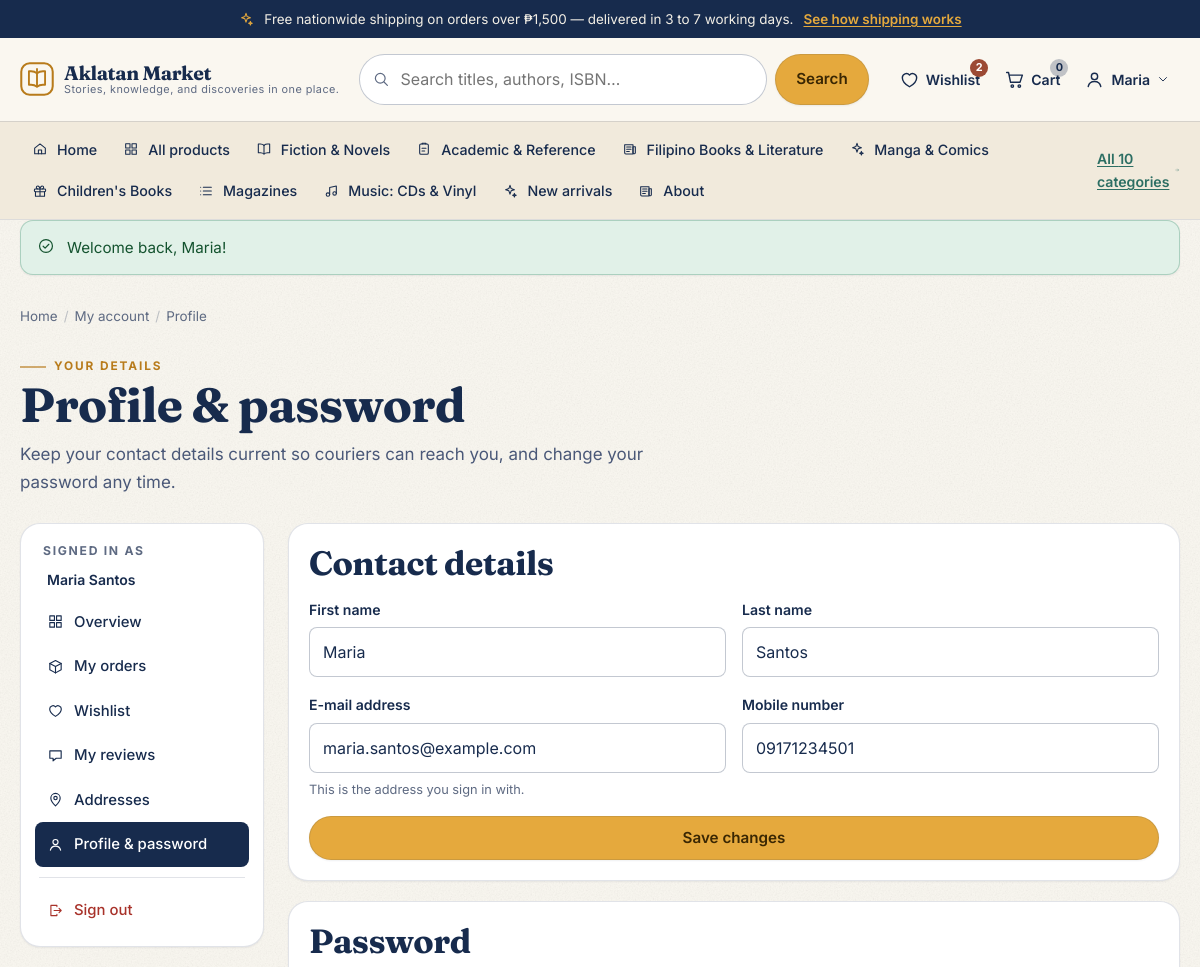
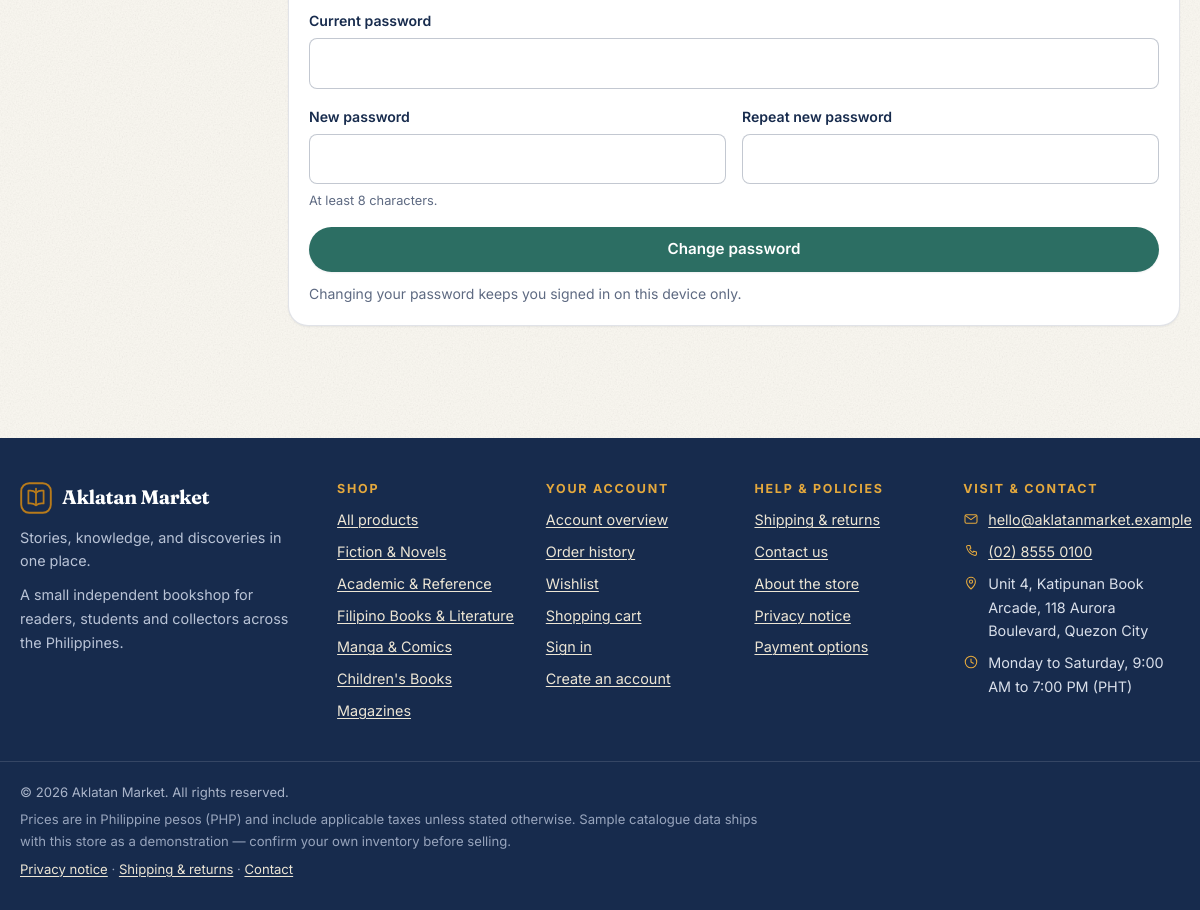
/account/profile.php (signed in), run on the app's committed database (2 pictures, top to bottom).
### tables this page shows
CREATE TABLE IF NOT EXISTS `users` (
  `id` INT UNSIGNED NOT NULL AUTO_INCREMENT,
  `first_name` VARCHAR(60) NOT NULL,
  `last_name` VARCHAR(60) NOT NULL,
  `email` VARCHAR(190) NOT NULL,
  `phone` VARCHAR(30) DEFAULT NULL,
  `password_hash` VARCHAR(255) NOT NULL,
  `role` ENUM('customer','admin') NOT NULL DEFAULT 'customer',
  `status` ENUM('active','inactive') NOT NULL DEFAULT 'active',
  `notes` TEXT DEFAULT NULL,
  `last_login_at` DATETIME DEFAULT NULL,
  `created_at` TIMESTAMP NOT NULL DEFAULT CURRENT_TIMESTAMP,
  `updated_at` TIMESTAMP NOT NULL DEFAULT CURRENT_TIMESTAMP ON UPDATE CURRENT_TIMESTAMP,
  PRIMARY KEY (`id`),
  UNIQUE KEY `uniq_users_email` (`email`),
  KEY `idx_users_role` (`role`),
  KEY `idx_users_status` (`status`)
);

CREATE TABLE IF NOT EXISTS `categories` (
  `id` INT UNSIGNED NOT NULL AUTO_INCREMENT,
  `name` VARCHAR(120) NOT NULL,
  `slug` VARCHAR(140) NOT NULL,
  `description` TEXT DEFAULT NULL,
  `icon` VARCHAR(40) NOT NULL DEFAULT 'book',
  `accent` VARCHAR(20) NOT NULL DEFAULT 'ink',
  `sort_order` INT NOT NULL DEFAULT 0,
  `is_active` TINYINT(1) NOT NULL DEFAULT 1,
  `created_at` TIMESTAMP NOT NULL DEFAULT CURRENT_TIMESTAMP,
  `updated_at` TIMESTAMP NOT NULL DEFAULT CURRENT_TIMESTAMP ON UPDATE CURRENT_TIMESTAMP,
  PRIMARY KEY (`id`),
  UNIQUE KEY `uniq_categories_slug` (`slug`),
  KEY `idx_categories_active` (`is_active`,`sort_order`)
);

### account/profile.php (the view, shortened to what the rows shown need)
<?php
require_once __DIR__ . '/../includes/bootstrap.php';
$user = require_login('Please sign in to manage your profile.');
render_account_start([
    'current' => 'profile',
    'title' => 'Profile & password',
    'eyebrow' => 'Your details',
    'description' => 'Keep your contact details current so couriers can reach you, and change your password any time.',
    'breadcrumb' => [['label' => 'Home', 'url' => 'index.php'], ['label' => 'My account', 'url' => 'account/index.php'], ['label' => 'Profile']],
]);
?>
<div class="panel">
  <div class="panel-head"><h2>Contact details</h2></div>
  <form method="post" action="<?= e(url('account/profile.php')) ?>" class="form-grid">
    <div class="field-row">
      <div class="field">
        <label for="first_name">First name</label>
        <input id="first_name" type="text" name="first_name" required maxlength="60" value="<?= e((string) $user['first_name']) ?>">
      </div>
      <div class="field">
        <label for="last_name">Last name</label>
        <input id="last_name" type="text" name="last_name" required maxlength="60" value="<?= e((string) $user['last_name']) ?>">
      </div>
    </div>
    <div class="field-row">
      <div class="field">
        <label for="email">E-mail address</label>
        <input id="email" type="email" name="email" required maxlength="190" value="<?= e((string) $user['email']) ?>">
        <span class="hint">This is the address you sign in with.</span>
      </div>
      <div class="field">
        <label for="phone">Mobile number</label>
        <input id="phone" type="tel" name="phone" maxlength="30" value="<?= e((string) ($user['phone'] ?? '')) ?>" placeholder="09171234567">
      </div>
    </div>
  </form>
</div>
<div class="panel">
  <div class="panel-head"><h2>Password</h2></div>
</div>
<?php render_account_end(); ?>

### includes/header.php (shortened to what the rows shown need)
<?php
function render_header(array $options = []): void
{
    $title = $options['title'] ?? '';
    $bodyClass = $options['body_class'] ?? '';
    $categories = function_exists('catalog_categories') ? catalog_categories() : [];
    $navCategories = array_slice($categories, 0, 7);
    ?>
<!DOCTYPE html>
<html lang="en" class="no-js">
<head>
<link rel="stylesheet" href="<?= e(url('assets/css/style.css')) ?>">
</head>
<body class="site <?= e($bodyClass) ?>">
<?php if (setting_bool('announcement_enabled', true) && setting('announcement_text', '') !== ''): ?>
      <?= icon('sparkle', 'announcement-icon', 16) ?>
<?php endif; ?>
<header class="masthead">
  <div class="container masthead-inner">
    <div class="masthead-actions">
      <div class="account-menu" data-account-menu>
        <?php if (is_logged_in()): ?>
          <button type="button" class="icon-link account-toggle" aria-expanded="false" aria-controls="account-panel">
            <?= icon('user', '', 21) ?>
            <span class="icon-link-label"><?= e(explode(' ', trim(user_full_name()))[0]) ?></span>
            <?= icon('chevron-down', 'chev', 14) ?>
          </button>
        <?php endif; ?>
      </div>
    </div>
  </div>
  <nav class="main-nav" aria-label="Product categories" id="mobile-nav" data-mobile-nav>
    <div class="container main-nav-inner">
      <ul class="nav-list">
        <?php foreach ($navCategories as $cat): ?>
          <li>
            <a href="<?= e(url('category.php?slug=' . urlencode($cat['slug']))) ?>">
              <?= icon($cat['icon'] ?: 'book', '', 16) ?> <?= e($cat['name']) ?>
            </a>
          </li>
        <?php endforeach; ?>
      </ul>
    </div>
  </nav>
</header>
<main id="main" class="site-main">
<?php
}

### includes/icons.php (shortened to what the rows shown need)
<?php
function icon(string $name, string $class = '', int $size = 20): string
{
    $body = $paths[$name] ?? $paths['info'];
    $classAttr = $class !== '' ? ' class="' . e($class) . '"' : '';
    return '<svg' . $classAttr . ' width="' . (int) $size . '" height="' . (int) $size . '" viewBox="0 0 24 24"'
        . ' fill="none" stroke="currentColor" stroke-width="1.6" stroke-linecap="round" stroke-linejoin="round"'
        . ' aria-hidden="true" focusable="false">' . $body . '</svg>';
}

### includes/account-layout.php (shortened to what the rows shown need)
<?php
function account_nav_items(): array
{
    return [
        ['key' => 'overview', 'label' => 'Overview', 'icon' => 'grid', 'url' => 'account/index.php'],
        ['key' => 'orders', 'label' => 'My orders', 'icon' => 'package', 'url' => 'account/orders.php'],
        ['key' => 'wishlist', 'label' => 'Wishlist', 'icon' => 'heart', 'url' => 'wishlist.php'],
        ['key' => 'reviews', 'label' => 'My reviews', 'icon' => 'message', 'url' => 'account/reviews.php'],
        ['key' => 'addresses', 'label' => 'Addresses', 'icon' => 'pin', 'url' => 'account/addresses.php'],
        ['key' => 'profile', 'label' => 'Profile & password', 'icon' => 'user', 'url' => 'account/profile.php'],
    ];
}
function render_account_start(array $options): void
{
    $current = (string) ($options['current'] ?? '');
    $title = (string) ($options['title'] ?? 'My account');
    render_header([
        'title' => $title . ' — my account',
        'robots' => 'noindex, nofollow',
    ]);
    ?>
    <div class="container">
      <header class="page-head">
        <h1><?= e($title) ?></h1>
      </header>
      <div class="account-layout">
        <nav class="account-nav" aria-label="Account sections">
          <h2>Signed in as</h2>
          <p class="small strong" style="padding:0 12px 8px"><?= e(user_full_name()) ?></p>
          <?php foreach (account_nav_items() as $item): ?>
            <a href="<?= e(url($item['url'])) ?>" class="<?= $current === $item['key'] ? 'is-current' : '' ?>">
              <?= icon($item['icon'], '', 17) ?> <?= e($item['label']) ?>
            </a>
          <?php endforeach; ?>
          <hr>
          <form action="<?= e(url('logout.php')) ?>" method="post">
            <button type="submit" class="account-panel-logout" style="display:flex;align-items:center;gap:10px;width:100%;padding:10px 12px;border:0;background:transparent;border-radius:8px;font-size:.93rem;font-weight:500;text-align:left;color:var(--danger)">
            </button>
          </form>
        </nav>
        <div>
    <?php
}
function render_account_end(): void
{
    ?>
        </div>
      </div>
    </div>
    <?php
    render_footer();
}

### includes/footer.php (shortened to what the rows shown need)
<?php
function render_footer(): void
{
    $categories = function_exists('catalog_categories') ? array_slice(catalog_categories(), 0, 6) : [];
    ?>
</main>
<footer class="site-footer">
  <div class="container footer-grid">
    <nav class="footer-col" aria-label="Shop">
      <h2>Shop</h2>
      <ul>
        <?php foreach ($categories as $cat): ?>
          <li><a href="<?= e(url('category.php?slug=' . urlencode($cat['slug']))) ?>"><?= e($cat['name']) ?></a></li>
        <?php endforeach; ?>
      </ul>
    </nav>
    <nav class="footer-col" aria-label="Your account">
      <h2>Your account</h2>
    </nav>
    <nav class="footer-col" aria-label="Help and policies">
      <h2>Help &amp; policies</h2>
    </nav>
    <div class="footer-col footer-contact">
      <h2>Visit &amp; contact</h2>
    </div>
  </div>
</footer>
</body>
</html>
<?php
}

### data on the page
users: first_name "Maria", user_full_name() "Maria Santos", last_name "Santos", email "maria.santos@example.com", phone "09171234501"
categories: $size 16 (drawn), name "Fiction & Novels"
categories: $size 16 (drawn), name "Academic & Reference"
categories: $size 16 (drawn), name "Filipino Books & Literature"
categories: $size 16 (drawn), name "Manga & Comics"
categories: $size 16 (drawn), name "Children's Books"
categories: $size 16 (drawn), name "Magazines"
categories: $size 16 (drawn), name "Music: CDs & Vinyl"

### other printed values
setting('announcement_text') "Free nationwide shipping on orders over ₱1,500 — delivered in 3 to 7 working days."
setting('announcement_link_label', 'Learn more') "See how shipping works"
$storeName "Aklatan Market"
setting('tagline', 'Stories, knowledge, and discoveries') "Stories, knowledge, and discoveries in one place."
$wishlistCount "2"
$cartCount "0"
count($categories) "10"
$f['message'] "Welcome back, Maria!"
$item['label'] "Home"
$item['label'] "My account"
$item['label'] "Profile"
$eyebrow "YOUR DETAILS"
$title "Profile & password"
$description "Keep your contact details current so couriers can reach you, and change your password any time."
$item['label'] "Overview"
